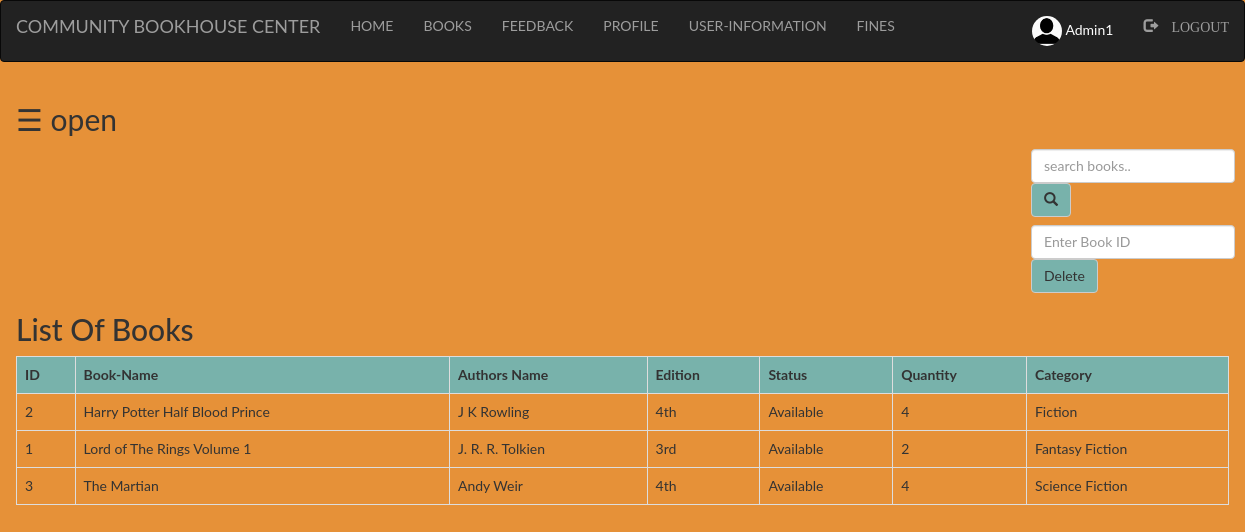
Screenshot of /Admin_/books.php (signed in) with the database file from the repository.
### tables this page shows
CREATE TABLE `books` (
  `bid` int(100) NOT NULL,
  `name` varchar(100) NOT NULL,
  `authors` varchar(100) NOT NULL,
  `edition` varchar(100) NOT NULL,
  `status` varchar(100) NOT NULL,
  `quantity` int(100) NOT NULL,
  `category` varchar(100) NOT NULL
);

### Admin_/books.php (the view, shortened to what this page needs)
<?php
  include "navbar.php";
?>
<!DOCTYPE html>
<html>
<head>
</head>
<body>
<div id="main">
  <span style="font-size:30px;cursor:pointer" onclick="openNav()">&#9776; open</span>
	<div class="srch">
		<form class="navbar-form" method="post" name="form1">
				<input class="form-control" type="text" name="search" placeholder="search books.." required="">
				<button style="background-color: #6db6b9e6;" type="submit" name="submit" class="btn btn-default">
					<span class="glyphicon glyphicon-search"></span>
				</button>
		</form>
		<form class="navbar-form" method="post" name="form1">
				<input class="form-control" type="text" name="bid" placeholder="Enter Book ID" required="">
				<button style="background-color: #6db6b9e6;" type="submit" name="submit1" class="btn btn-default">Delete
				</button>
		</form>
	</div>
	<h2>List Of Books</h2>
	<?php
		if(isset($_POST['submit']))
		{
			$q=mysqli_query($db,"SELECT * from books where name like '%$_POST[search]%' ");
			if(mysqli_num_rows($q)==0)
			{
				echo "Sorry! No book found. Try searching again.";
			}
			else
			{
		echo "<table class='table table-bordered table-hover' >";
			echo "<tr style='background-color: #6db6b9e6;'>";
				echo "<th>"; echo "ID";	echo "</th>";
				echo "<th>"; echo "Book-Name";  echo "</th>";
				echo "<th>"; echo "Authors Name";  echo "</th>";
				echo "<th>"; echo "Edition";  echo "</th>";
				echo "<th>"; echo "Status";  echo "</th>";
				echo "<th>"; echo "Quantity";  echo "</th>";
				echo "<th>"; echo "Category";  echo "</th>";
			echo "</tr>";
			while($row=mysqli_fetch_assoc($q))
			{
				echo "<tr>";
				echo "<td>"; echo $row['bid']; echo "</td>";
				echo "<td>"; echo $row['name']; echo "</td>";
				echo "<td>"; echo $row['authors']; echo "</td>";
				echo "<td>"; echo $row['edition']; echo "</td>";
				echo "<td>"; echo $row['status']; echo "</td>";
				echo "<td>"; echo $row['quantity']; echo "</td>";
				echo "<td>"; echo $row['category']; echo "</td>";
				echo "</tr>";
			}
		echo "</table>";
			}
		}
		else
		{
			$res=mysqli_query($db,"SELECT * FROM `books` ORDER BY `books`.`name` ASC;");
		echo "<table class='table table-bordered table-hover' >";
			echo "<tr style='background-color: #6db6b9e6;'>";
				echo "<th>"; echo "ID";	echo "</th>";
				echo "<th>"; echo "Book-Name";  echo "</th>";
				echo "<th>"; echo "Authors Name";  echo "</th>";
				echo "<th>"; echo "Edition";  echo "</th>";
				echo "<th>"; echo "Status";  echo "</th>";
				echo "<th>"; echo "Quantity";  echo "</th>";
				echo "<th>"; echo "Category";  echo "</th>";
			echo "</tr>";
			while($row=mysqli_fetch_assoc($res))
			{
				echo "<tr>";
				echo "<td>"; echo $row['bid']; echo "</td>";
				echo "<td>"; echo $row['name']; echo "</td>";
				echo "<td>"; echo $row['authors']; echo "</td>";
				echo "<td>"; echo $row['edition']; echo "</td>";
				echo "<td>"; echo $row['status']; echo "</td>";
				echo "<td>"; echo $row['quantity']; echo "</td>";
				echo "<td>"; echo $row['category']; echo "</td>";
				echo "</tr>";
			}
		echo "</table>";
		}
				?>
</div>
</body>
</html>

### Admin_/style.css (style rules this page uses)
html, body, div, span, object, iframe, h1, h2, h3, h4, h5, h6, p, blockquote, pre, abbr, address, cite, code, del, dfn, em, img, ins, kbd, q, samp, small, strong, sub, sup, var, b, i, dl, dt, dd, ol, ul, li, fieldset, form, label, legend, table, caption, tbody, tfoot, thead, tr, th, td, article, aside, canvas, details, figcaption, figure, footer, header, hgroup, menu, nav, section, summary, time, mark, audio, video { margin:0; padding:0; border:0; outline:0; font-size:100%; vertical-align:baseline; background:transparent; }
body { line-height:1; }
table { border-collapse:collapse; border-spacing:0; }
input, select { vertical-align:middle; }
input { height: 25px; width: 300px; }

### Admin_/books.php (style rules this page uses)
.srch { padding-left: 1000px; }
body { background-color: #e69138; font-family: "Lato", sans-serif; transition: background-color .5s; }
#main { transition: margin-left .5s; padding: 16px; }

### rows the page displays
books: bid "2", name "Harry Potter Half Blood Prince", authors "J K Rowling", edition "4th", status "Available", quantity "4", category "Fiction"
books: bid "1", name "Lord of The Rings Volume 1", authors "J. R. R. Tolkien", edition "3rd", status "Available", quantity "2", category "Fantasy Fiction"
books: bid "3", name "The Martian", authors "Andy Weir", edition "4th", status "Available", quantity "4", category "Science Fiction"

### other values shown
$_SESSION['login_user'] "Admin1"
